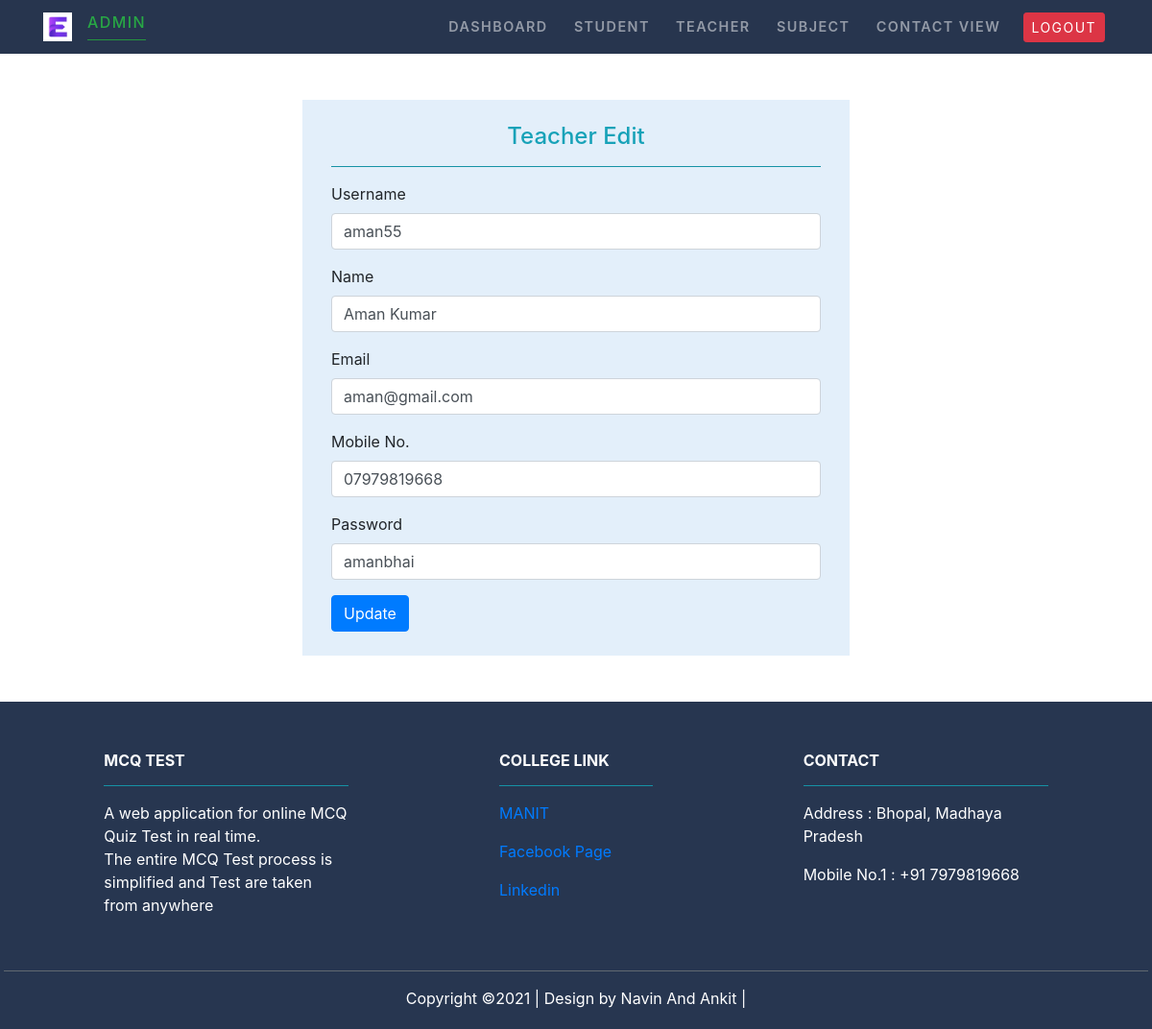
Before: /edit_teacher/2/ with the older database file.
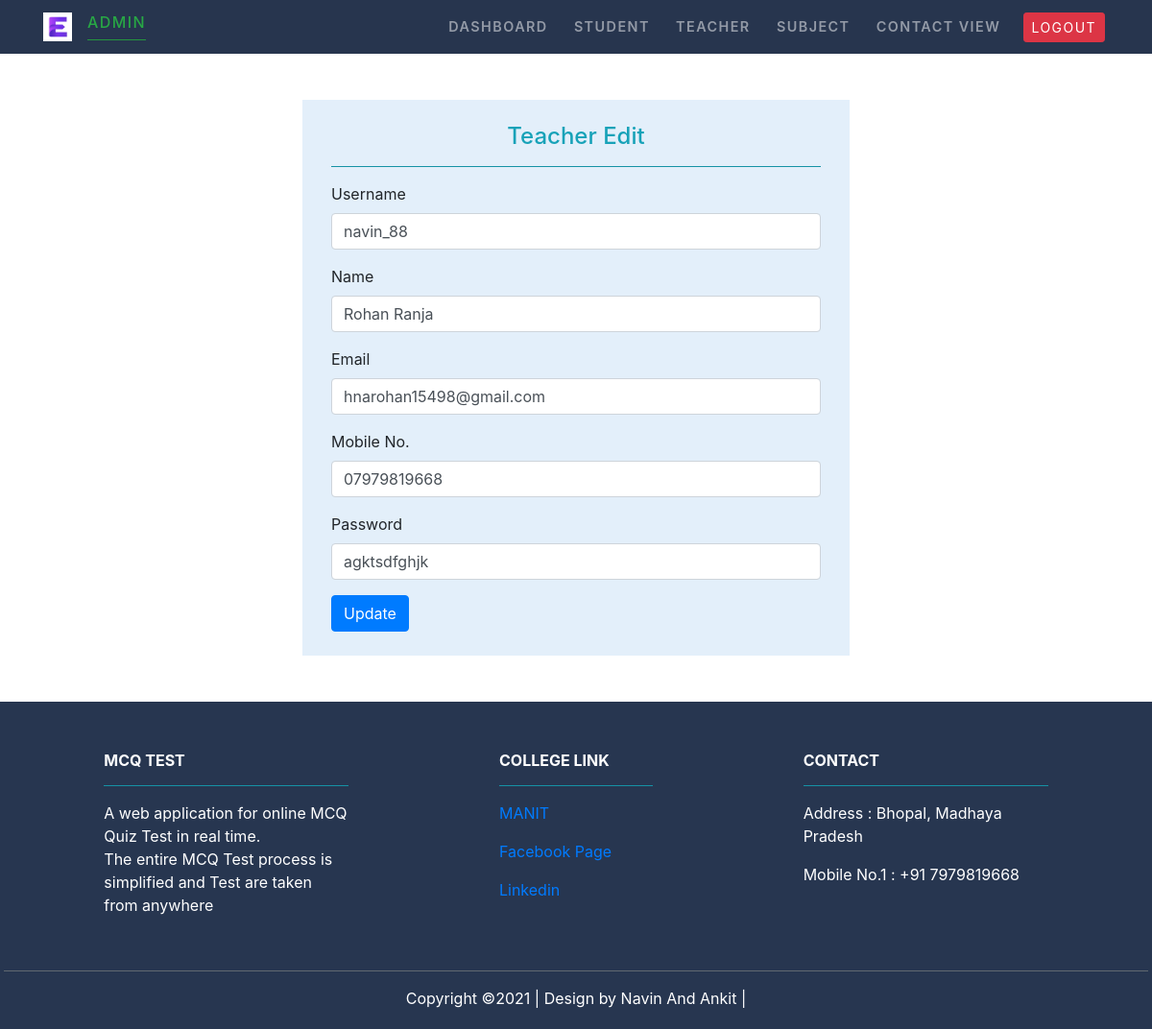
After: the same page with the newer database file.
### Teacher/models.py (models this page shows, shortened)
class Teacher(models.Model):
    username=models.CharField(max_length=20)
    name=models.CharField(max_length=50)
    subject = models.ForeignKey(Subject,on_delete=models.CASCADE)
    email=models.EmailField(max_length=100)
    mobile= models.CharField(max_length=11)
    password=models.CharField(max_length=30)

### MCQ_Test/views.py (the view, shortened to what this page needs)
# urls.py: path('edit_teacher/<int:id>/',views.admin_edit_teacher,name="editteacher"),
def admin_edit_teacher(request,id):
    stu=Teacher.objects.get(pk=id)
    return render(request,'MCQ_Test/adminteacheredit.html',{'stu':stu})

### MCQ_Test/templates/MCQ_Test/adminteacheredit.html (shortened to what this page needs)
{% extends 'MCQ_Test/adminbase.html' %}
{% load static %}
{% block content %}
<div class="container py-5">
        <div class="row justify-content-center align-items-center ">
          <div class="col-md-6 " style="background-color: rgb(227, 239, 250);">
              <div class="col-md-12 py-4">
                  <div class="text-center text-info" >
                      <h4> Teacher Edit</h4>
                  </div>
                      <hr class="bg-info">
                           <form action="{% url 'editteacher' stu.id %}" method="POST">
                            <div class="form-group">
                              <label >Username</label>
                              <input type="Username" class="form-control" name="username" Required value="{{stu.username}}" >
                            </div>
                            <div class="form-group">
                              <label for="exampleInputPassword1">Name</label>
                              <input type="text" class="form-control" name="uname" Required value="{{stu.name}}" >
                            </div>
                            <div class="form-group">
                              <label for="exampleInputPassword1">Email</label>
                              <input type="email" class="form-control" name="uemail" Required value="{{stu.email}}">
                            </div>
                            <div class="form-group">
                              <label for="exampleInputPassword1">Mobile No. </label>
                              <input type="number" class="form-control" name="umobile"Required value="{{stu.mobile}}" >
                            </div>
                            <div class="form-group">
                              <label for="exampleInputPassword1">Password</label>
                              <input type="text" class="form-control" name="upass" Required value="{{stu.password}}" >
                            </div>
                            <button type="submit" class="btn btn-primary">Update</button>
                          </form>
                          <div class='col-sm-4'>
                          </div>
                      </div>
                   </div>
            </div>
        </div>
{% endblock content %}

Changed rows visible on the page:
changed Teacher: username "aman55" → "navin_88"; uname "Aman Kumar" → "Rohan Ranja"; uemail "aman@gmail.com" → "hnarohan15498@gmail.com"; upass "amanbhai" → "agktsdfghjk"
